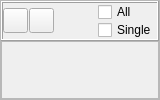
             <widget class="QFrame" name="chsFrame">
              <property name="minimumSize">
               <size>
                <width>160</width>
                <height>0</height>
               </size>
              </property>
              <property name="maximumSize">
               <size>
                <width>160</width>
                <height>16777215</height>
               </size>
              </property>
              <property name="frameShape">
               <enum>QFrame::StyledPanel</enum>
              </property>
              <property name="frameShadow">
               <enum>QFrame::Sunken</enum>
              </property>
              <layout class="QVBoxLayout" name="verticalLayout_12">
               <property name="spacing">
                <number>0</number>
               </property>
               <property name="leftMargin">
                <number>0</number>
               </property>
               <property name="topMargin">
                <number>0</number>
               </property>
               <property name="rightMargin">
                <number>0</number>
               </property>
               <property name="bottomMargin">
                <number>0</number>
               </property>
               <item>
                <widget class="QFrame" name="frame_6">
                 <property name="sizePolicy">
                  <sizepolicy hsizetype="Preferred" vsizetype="Fixed">
                   <horstretch>0</horstretch>
                   <verstretch>0</verstretch>
                  </sizepolicy>
                 </property>
                 <property name="minimumSize">
                  <size>
                   <width>100</width>
                   <height>40</height>
                  </size>
                 </property>
                 <property name="maximumSize">
                  <size>
                   <width>16777215</width>
                   <height>40</height>
                  </size>
                 </property>
                 <property name="autoFillBackground">
                  <bool>true</bool>
                 </property>
                 <property name="frameShape">
                  <enum>QFrame::Box</enum>
                 </property>
                 <property name="frameShadow">
                  <enum>QFrame::Raised</enum>
                 </property>
                 <layout class="QVBoxLayout" name="verticalLayout_8">
                  <property name="spacing">
                   <number>0</number>
                  </property>
                  <property name="leftMargin">
                   <number>0</number>
                  </property>
                  <property name="topMargin">
                   <number>0</number>
                  </property>
                  <property name="rightMargin">
                   <number>0</number>
                  </property>
                  <property name="bottomMargin">
                   <number>0</number>
                  </property>
                  <item>
                   <layout class="QHBoxLayout" name="horizontalLayout_6">
                    <property name="spacing">
                     <number>1</number>
                    </property>
                    <item>
                     <widget class="QPushButton" name="btnCkNon">
                      <property name="sizePolicy">
                       <sizepolicy hsizetype="Fixed" vsizetype="Fixed">
                        <horstretch>0</horstretch>
                        <verstretch>0</verstretch>
                       </sizepolicy>
                      </property>
                      <property name="minimumSize">
                       <size>
                        <width>25</width>
                        <height>25</height>
                       </size>
                      </property>
                      <property name="maximumSize">
                       <size>
                        <width>25</width>
                        <height>25</height>
                       </size>
                      </property>
                      <property name="text">
                       <string/>
                      </property>
                      <property name="icon">
                       <iconset resource="../VelEditMp/myrc.qrc">
                        <normaloff>:/images/ChkNon.png</normaloff>:/images/ChkNon.png</iconset>
                      </property>
                     </widget>
                    </item>
                    <item>
                     <widget class="QPushButton" name="btnCkAll">
                      <property name="sizePolicy">
                       <sizepolicy hsizetype="Fixed" vsizetype="Fixed">
                        <horstretch>0</horstretch>
                        <verstretch>0</verstretch>
                       </sizepolicy>
                      </property>
                      <property name="minimumSize">
                       <size>
                        <width>25</width>
                        <height>25</height>
                       </size>
                      </property>
                      <property name="maximumSize">
                       <size>
                        <width>25</width>
                        <height>25</height>
                       </size>
                      </property>
                      <property name="text">
                       <string/>
                      </property>
                      <property name="icon">
                       <iconset resource="../VelEditMp/myrc.qrc">
                        <normaloff>:/images/ChkAll.png</normaloff>:/images/ChkAll.png</iconset>
                      </property>
                     </widget>
                    </item>
                    <item>
                     <spacer name="horizontalSpacer">
                      <property name="orientation">
                       <enum>Qt::Horizontal</enum>
                      </property>
                      <property name="sizeType">
                       <enum>QSizePolicy::Expanding</enum>
                      </property>
                      <property name="sizeHint" stdset="0">
                       <size>
                        <width>13</width>
                        <height>22</height>
                       </size>
                      </property>
                     </spacer>
                    </item>
                    <item>
                     <layout class="QVBoxLayout" name="verticalLayout_11">
                      <property name="spacing">
                       <number>0</number>
                      </property>
                      <item>
                       <widget class="QCheckBox" name="ckAll">
                        <property name="maximumSize">
                         <size>
                          <width>40</width>
                          <height>16777215</height>
                         </size>
                        </property>
                        <property name="text">
                         <string>All</string>
                        </property>
                       </widget>
                      </item>
                      <item>
                       <widget class="QCheckBox" name="ckSng">
                        <property name="maximumSize">
                         <size>
                          <width>60</width>
                          <height>16777215</height>
                         </size>
                        </property>
                        <property name="text">
                         <string>Single</string>
                        </property>
                       </widget>
                      </item>
                     </layout>
                    </item>
                   </layout>
                  </item>
                 </layout>
                </widget>
               </item>
               <item>
                <widget class="QFrame" name="chsGridFrame">
                 <property name="minimumSize">
                  <size>
                   <width>30</width>
                   <height>30</height>
                  </size>
                 </property>
                 <property name="frameShape">
                  <enum>QFrame::StyledPanel</enum>
                 </property>
                 <property name="frameShadow">
                  <enum>QFrame::Raised</enum>
                 </property>
                </widget>
               </item>
              </layout>
             </widget>
